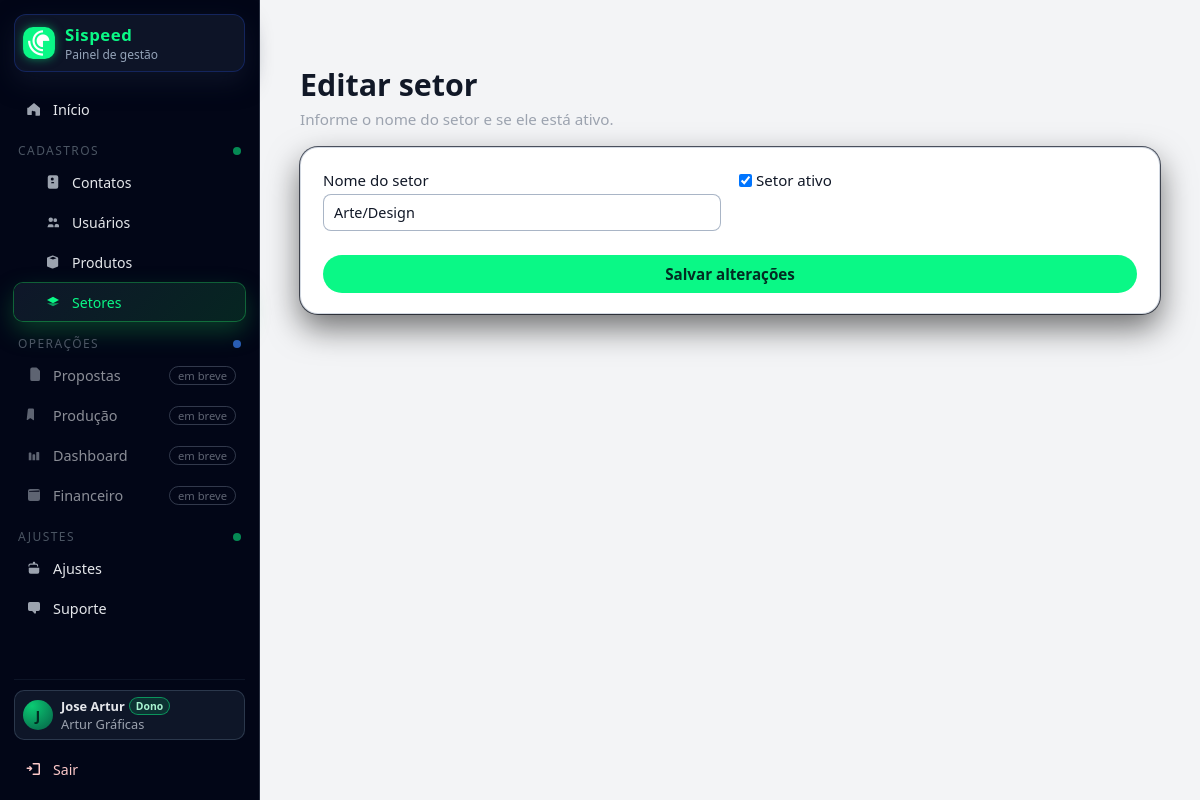
Page /setores/1/editar/ (signed in) on the committed database.
### core/models.py (models this page shows, shortened)
class UserCompany(models.Model):
    user = models.OneToOneField(
        settings.AUTH_USER_MODEL,
        on_delete=models.CASCADE,
        related_name="company_link",
    )
    company = models.ForeignKey(
        Company,
        on_delete=models.CASCADE,
        related_name="users",
    )
    is_owner = models.BooleanField(
        "Dono da empresa",
        default=False,
        help_text="Usuário principal, não pode perder acesso.",
    )
    class Meta:
        verbose_name = "Usuário da empresa"
        verbose_name_plural = "Usuários da empresa"
        ordering = ["company", "user__username"]

class Company(models.Model):
    name = models.CharField("Nome da empresa", max_length=255)
    cnpj = models.CharField("CNPJ", max_length=18, blank=True, null=True)
    email = models.EmailField("E-mail", unique=True)
    phone = models.CharField("Telefone", max_length=20, blank=True, null=True)
    created_at = models.DateTimeField(auto_now_add=True)
    cep = models.CharField("CEP", max_length=9, blank=True, null=True)
    address = models.CharField("Endereço", max_length=255, blank=True, null=True)
    number = models.CharField("Número", max_length=20, blank=True, null=True)
    district = models.CharField("Bairro", max_length=100, blank=True, null=True)
    city = models.CharField("Cidade", max_length=100, blank=True, null=True)
    uf = models.CharField("UF", max_length=2, blank=True, null=True)
    logo = models.ImageField(
        "Logo da empresa",
        upload_to=company_logo_upload_path,
        blank=True,
        null=True,
    )
    whatsapp_default_message = models.TextField(
        "Mensagem padrão do WhatsApp",
        blank=True,
        null=True,
        help_text="Mensagem sugerida ao iniciar uma conversa pelo WhatsApp.",
    )
    class Meta:
        verbose_name = "Empresa"
        verbose_name_plural = "Empresas"

class Sector(models.Model):
    company = models.ForeignKey(
        Company,
        on_delete=models.CASCADE,
        related_name="sectors",
        verbose_name="Empresa",
    )
    name = models.CharField("Nome do setor", max_length=150)
    is_active = models.BooleanField("Ativo", default=True)
    created_at = models.DateTimeField(auto_now_add=True)
    class Meta:
        verbose_name = "Setor"
        verbose_name_plural = "Setores"
        ordering = ["name"]

### core/views.py (the view)
# urls.py: path("setores/<int:pk>/editar/", core_views.sectors_edit, name="sectors_edit"),
@login_required
def sectors_edit(request, pk):
    deny = _require_permission(request, "can_manage_sectors")
    if deny:
        return deny
    company = _get_user_company(request)
    sector = get_object_or_404(Sector, pk=pk, company=company)
    form = SectorForm(request.POST or None, instance=sector)
    if request.method == "POST" and form.is_valid():
        form.save()
        messages.success(request, "Setor atualizado com sucesso.")
        return redirect("sectors_list")
    return render(
        request,
        "sectors/form.html",
        {"form": form, "mode": "edit", "sector": sector},
    )

### templates/sectors/form.html (shortened to what this page needs)
{% extends "base.html" %}
{% block content %}
<div class="page-wrapper">
    <div class="page-header">
        <h1>{% if mode == "edit" %}Editar setor{% else %}Novo setor{% endif %}</h1>
        <p>Informe o nome do setor e se ele está ativo.</p>
    </div>
    <div class="card-form">
        <form method="post">
            <div class="form-grid-2">
                <div class="form-group">
                    <label>Nome do setor</label>
                    {{ form.name }}
                </div>
                <div class="form-group">
                    <label class="checkbox-item">
                        {{ form.is_active }} Setor ativo
                    </label>
                </div>
            </div>
            <button type="submit" class="btn-primary">
                {% if mode == "edit" %}Salvar alterações{% else %}Cadastrar setor{% endif %}
            </button>
        </form>
    </div>
</div>
{% endblock %}

### templates/base.html (shortened to what this page needs)
{% load static %}
<!DOCTYPE html>
<html lang="pt-br">
<head>
    <link rel="stylesheet" href="{% static 'css/style.css' %}">
</head>
<body
    class="{% if user.is_authenticated and user.preferences.theme == 'light' %}theme-light{% else %}theme-dark{% endif %}">
    {% block body %}
    <div class="layout">
        {% if user.is_authenticated %}
        {% with company_link=user.company_link permissions=user.company_link.permissions %}
        <aside class="sidebar">
            <div class="sidebar-top">
                <a href="{% url 'dashboard' %}" class="sidebar-brand">
                    <img src="{% static 'img/icon.ico' %}" alt="Sispeed" class="sidebar-logo">
                    <div class="sidebar-brand-text">
                        <span class="brand-title">Sispeed</span>
                        <span class="brand-subtitle">Painel de gestão</span>
                    </div>
                </a>
                <nav class="sidebar-nav">
                    <a href="{% url 'dashboard' %}"
                        class="nav-link {% if request.resolver_match.url_name == 'dashboard' %}active{% endif %}">
                        <span class="nav-icon">
                            <svg viewBox="0 0 24 24" aria-hidden="true">
                                <path
                                    d="M4 10.5 12 4l8 6.5V20a1 1 0 0 1-1 1h-4.5a.5.5 0 0 1-.5-.5v-4.25a1.25 1.25 0 0 0-1.25-1.25h-1.5A1.25 1.25 0 0 0 9 15.25V19.5a.5.5 0 0 1-.5.5H4a1 1 0 0 1-1-1v-9z" />
                            </svg>
                        </span>
                        <span class="nav-label">Início</span>
                    </a>
                    <div class="nav-section">
                        <div class="nav-section-header">
                            <span class="nav-section-label">Cadastros</span>
                            <span class="nav-section-dot"></span>
                        </div>
                        <div class="nav-section-items">
                            {% with has_access=permissions.can_manage_contacts %}
                            <a href="{% url 'contacts_list' %}" class="nav-link nav-sub
                                      {% if not has_access and not company_link.is_owner %}nav-no-access{% endif %}">
                                <span class="nav-icon">
                                    <svg viewBox="0 0 24 24" aria-hidden="true">
                                        <path
                                            d="M5 5.75A2.75 2.75 0 0 1 7.75 3h8.5A2.75 2.75 0 0 1 19 5.75v12.5A2.75 2.75 0 0 1 16.25 21h-8.5A2.75 2.75 0 0 1 5 18.25zM9 8a2 2 0 1 0 4 0 2 2 0 0 0-4 0Zm4.5 5.25c0-.69-.56-1.25-1.25-1.25h-1.5A1.25 1.25 0 0 0 9.5 13.25v.25h4z" />
                                    </svg>
                                </span>
                                <span class="nav-label">Contatos</span>
                            </a>
                            {% endwith %}
                            {% with has_access=permissions.can_manage_users %}
                            <a href="{% url 'users_list' %}" class="nav-link nav-sub
                                      {% if not has_access and not company_link.is_owner %}nav-no-access{% endif %}">
                                <span class="nav-icon">
                                    <svg viewBox="0 0 24 24" aria-hidden="true">
                                        <path
                                            d="M9 12a3 3 0 1 0-3-3 3 3 0 0 0 3 3Zm6 0a2.5 2.5 0 1 0-2.5-2.5A2.5 2.5 0 0 0 15 12Zm-9.75 5.5A2.25 2.25 0 0 1 7.5 15h3a2.25 2.25 0 0 1 2.25 2.25V19H5.25A.75.75 0 0 1 4.5 18.25ZM14 17.25A3.25 3.25 0 0 1 17.25 14.5h.5A2.25 2.25 0 0 1 20 16.75V19h-6Z" />
                                    </svg>
                                </span>
                                <span class="nav-label">Usuários</span>
                            </a>
                            {% endwith %}
                            {% with has_access=permissions.can_manage_products %}
                            <a href="{% url 'products_list' %}" class="nav-link nav-sub
                                      {% if not has_access and not company_link.is_owner %}nav-no-access{% endif %}">
                                <span class="nav-icon">
                                    <svg viewBox="0 0 24 24" aria-hidden="true">
                                        <path
                                            d="m11.2 3.3-6 2.4A1.5 1.5 0 0 0 4 7.1v9.8a1.5 1.5 0 0 0 .9 1.4l6 2.4a1.5 1.5 0 0 0 1.1 0l6-2.4a1.5 1.5 0 0 0 .9-1.4V7.1a1.5 1.5 0 0 0-.9-1.4l-6-2.4a1.5 1.5 0 0 0-1.1 0ZM12 5l4.7 1.9L12 8.8 7.3 6.9Z" />
                                    </svg>
                                </span>
                                <span class="nav-label">Produtos</span>
                            </a>
                            {% endwith %}
                            {% with has_access=permissions.can_manage_sectors %}
                            <a href="{% url 'sectors_list' %}" class="nav-link nav-sub
                                      {% if request.resolver_match.url_name|default:''|slice:':7' == 'sectors' %}active{% endif %}
                                      {% if not has_access and not company_link.is_owner %}nav-no-access{% endif %}">
                                <span class="nav-icon">
                                    <svg viewBox="0 0 24 24" aria-hidden="true">
                                        <path d="M4 9.25 12 5l8 4.25-8 4.25Z" />
                                        <path d="m4 13.5 8 4.25 8-4.25" opacity=".6" />
                                    </svg>
                                </span>
                                <span class="nav-label">Setores</span>
                            </a>
                            {% endwith %}
                        </div>
                    </div>
                    <div class="nav-section">
                        <div class="nav-section-header">
                            <span class="nav-section-label">Operações</span>
                            <span class="nav-section-dot dot-secondary"></span>
                        </div>
                        <div class="nav-section-items">
                            <a href="#" class="nav-link nav-disabled">
                                <span class="nav-icon">
                                    <svg viewBox="0 0 24 24" aria-hidden="true">
                                        <path
                                            d="M7 4.5A2.5 2.5 0 0 1 9.5 2h5.38a1.5 1.5 0 0 1 1.06.44l3.62 3.62A1.5 1.5 0 0 1 20 7.12V17.5A2.5 2.5 0 0 1 17.5 20H9.5A2.5 2.5 0 0 1 7 17.5Z" />
                                    </svg>
                                </span>
                                <span class="nav-label">Propostas</span>
                                <span class="nav-pill">em breve</span>
                            </a>
                            <a href="#" class="nav-link nav-disabled">
                                <span class="nav-icon">
                                    <svg viewBox="0 0 24 24" aria-hidden="true">
                                        <path
                                            d="M3.75 5A1.75 1.75 0 0 1 5.5 3.25h4.75A1.75 1.75 0 0 1 12 5v13a.75.75 0 0 1-1.14.62l-3.3-2.2a.75.75 0 0 0-.84 0l-3.3 2.2A.75.75 0 0 1 2.25 18Z" />
                                    </svg>
                                </span>
                                <span class="nav-label">Produção</span>
                                <span class="nav-pill">em breve</span>
                            </a>
                            <a href="#" class="nav-link nav-disabled">
                                <span class="nav-icon">
                                    <svg viewBox="0 0 24 24" aria-hidden="true">
                                        <path
                                            d="M5 19V9.5a1 1 0 0 1 1-1h1.5a1 1 0 0 1 1 1V19Zm5 0v-7a1 1 0 0 1 1-1h1.5a1 1 0 0 1 1 1V19Zm5 0v-10a1 1 0 0 1 1-1H18a1 1 0 0 1 1 1V19Z" />
                                    </svg>
                                </span>
                                <span class="nav-label">Dashboard</span>
                                <span class="nav-pill">em breve</span>
                            </a>
                            <a href="#" class="nav-link nav-disabled">
                                <span class="nav-icon">
                                    <svg viewBox="0 0 24 24" aria-hidden="true">
                                        <path
                                            d="M4 6.75A2.75 2.75 0 0 1 6.75 4h10.5A2.75 2.75 0 0 1 20 6.75v10.5A2.75 2.75 0 0 1 17.25 20H6.75A2.75 2.75 0 0 1 4 17.25Zm2 0A.75.75 0 0 0 5.25 7.5h13.5a.75.75 0 0 0 0-1.5Z" />
                                    </svg>
                                </span>
                                <span class="nav-label">Financeiro</span>
                                <span class="nav-pill">em breve</span>
                            </a>
                        </div>
                    </div>
                    <div class="nav-section">
                        <div class="nav-section-header">
                            <span class="nav-section-label">Ajustes</span>
                            <span class="nav-section-dot"></span>
                        </div>
                        <div class="nav-section-items">
                            <a href="{% url 'settings' %}" class="nav-link">
                                <span class="nav-icon">
                                    <svg viewBox="0 0 24 24" aria-hidden="true">
                                        <path
                                            d="M10.5 4.5a1 1 0 0 1 1-1h1a1 1 0 0 1 1 1V6h1.25a2.75 2.75 0 0 1 2.75 2.75V10h-1.5V8.75a1.25 1.25 0 0 0-1.25-1.25H7.25A1.25 1.25 0 0 0 6 8.75V10H4.5V8.75A2.75 2.75 0 0 1 7.25 6H10.5Z" />
                                        <path d="M5 11.5h14V17a2.5 2.5 0 0 1-2.5 2.5h-9A2.5 2.5 0 0 1 5 17Z" />
                                    </svg>
                                </span>
                                <span class="nav-label">Ajustes</span>
                            </a>
                            <a href="#" class="nav-link">
                                <span class="nav-icon">
                                    <svg viewBox="0 0 24 24" aria-hidden="true">
                                        <path
                                            d="M6.25 4A2.25 2.25 0 0 0 4 6.25v7.5A2.25 2.25 0 0 0 6.25 16H9.5l3.25 3.25c.7.7 1.9.2 1.9-.79V16h3.1A2.25 2.25 0 0 0 20 13.75v-7.5A2.25 2.25 0 0 0 17.75 4Z" />
                                    </svg>
                                </span>
                                <span class="nav-label">Suporte</span>
                            </a>
                        </div>
                    </div>
                </nav>
            </div>
            <div class="sidebar-bottom">
                <div class="sidebar-user">
                    <div class="avatar-circle">
                        <span>{{ user.first_name|default:user.username|first|upper }}</span>
                    </div>
                    <div class="sidebar-user-info">
                        <span class="user-name">
                            {{ user.first_name|default:user.username }}
                            {% if company_link.is_owner %}
                            <span class="user-badge">Dono</span>
                            {% endif %}
                        </span>
                        <span class="user-company">
                            {{ company_link.company.name }}
                        </span>
                    </div>
                </div>
                <a href="{% url 'logout' %}" class="nav-link nav-logout">
                    <span class="nav-icon">
                    </span>
                    <span class="nav-label">Sair</span>
                </a>
            </div>
        </aside>
        {% endwith %}
        {% endif %}
        <main class="content">
            {% block content %}{% endblock %}
        </main>
    </div>
    {% endblock %}
</body>
</html>

### rows in the picture
UserCompany: company.name "Artur Gráficas"
Sector: name "Arte/Design", is_active "☑"

### other values in the picture
{{ user.first_name|default:user.username|first|upper }} "J"
{{ user.first_name|default:user.username }} "Jose Artur"
